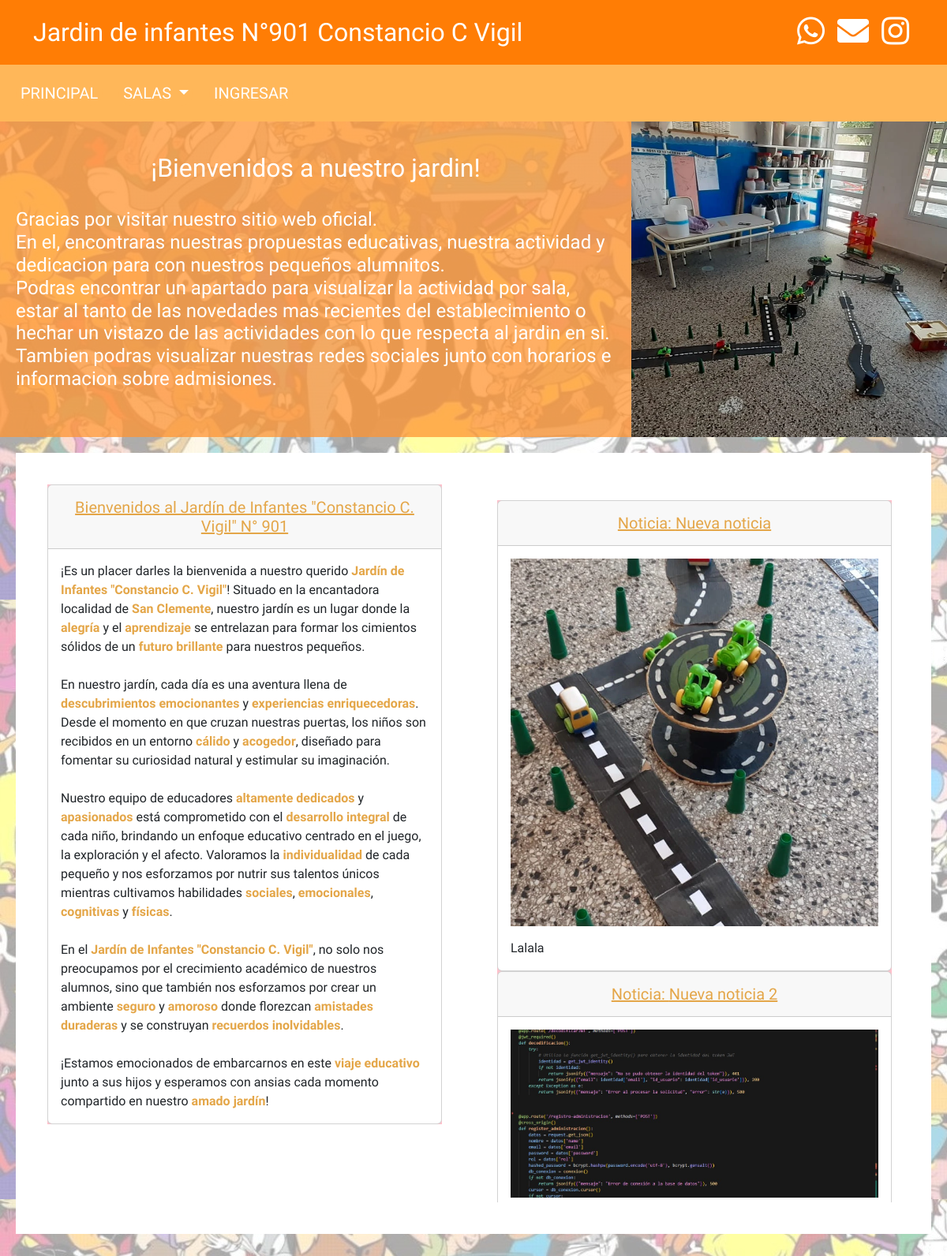
The page / on the database its author committed.
### tables this page shows
CREATE TABLE `news` (
  `ID` int(3) NOT NULL,
  `Nombre` varchar(70) NOT NULL,
  `Descripcion` text NOT NULL,
  `Imagen` varchar(255) NOT NULL,
  `ID_usuario` int(3) NOT NULL
);

### index.php (the view, shortened to what this page needs)
<?php
$conexion = new mysqli("localhost", "root", "", "jardin");
$sql = "SELECT * FROM `news` ";
$resultado2 = $conexion->query($sql);
?>
<!DOCTYPE html>
<html lang="es">
<head>
    <link rel="stylesheet" href="style.css">
    <link rel="stylesheet" href="https://cdnjs.cloudflare.com/ajax/libs/font-awesome/5.15.4/css/all.min.css">
    <link href="https://cdn.jsdelivr.net/npm/bootstrap@5.3.3/dist/css/bootstrap.min.css" rel="stylesheet">
</head>
<body>
  <header class="container-fluid">
    <div class="container d-flex justify-content-between align-items-center">
        <h2 class="m-0">Jardin de infantes N°901 Constancio C Vigil</h2>
        <div>
          <a href="https://wa.me/02252520417" target="_blank"><button class="net m-0"><i class="fab fa-whatsapp"></i></button></a>
          <a href="mailto:ji901lacosta@gmail.com"><button class="net m-0"><i class="fas fa-envelope"></i></button></a>
          <a href="https://www.instagram.com/jardin901sanclemente?utm_source=ig_web_button_share_sheet&igsh=ZDNlZDc0MzIxNw==" target="_blank"><button class="net m-0"><i class="fab fa-instagram"></i></button></a>
        </div>
    </div>
  </header>
  <header class="n2 d-flex flex-wrap align-items-center">
    <a href="index.php"><button class="btn2">PRINCIPAL</button></a>
<div class="dropdown">
    <button class="btn2 dropdown-toggle" type="button" data-bs-toggle="dropdown" aria-expanded="false">
        SALAS
    </button>
</div>
    <button class="btn2" onclick="showAlert()"  class='ai'>INGRESAR</button>
  </header>
<div class="cartel d-flex justify-content-between">
<div class="text">
  <h2 class="text-center">¡Bienvenidos a nuestro jardin!</h2>
  <br>
  <h4>Gracias por visitar nuestro sitio web oficial.<br>En el, encontraras nuestras propuestas educativas, nuestra actividad y dedicacion para con nuestros pequeños alumnitos.<br>Podras encontrar un apartado para visualizar la actividad por sala, estar al tanto de las novedades mas recientes del establecimiento o hechar un vistazo de las actividades con lo que respecta al jardin en si.<br>
  Tambien podras visualizar nuestras redes sociales junto con horarios e informacion sobre admisiones.
  </h4>
</div>
<img src="img/R.jpg" id="image" class="kids" width="400px">
</div>
<div class="white d-flex justify-content-between align-items-start">
<div class="carter">
  <div class="card text-center-left">
    <div class="card-header">
      <h5 class="proof text-center m-2">Bienvenidos al Jardín de Infantes "Constancio C. Vigil" N° 901</h5>
    </div>
    <div class="card-body">
      <p class="card-text">
        ¡Es un placer darles la bienvenida a nuestro querido <b>Jardín de Infantes "Constancio C. Vigil"</b>! Situado en la encantadora localidad de <b>San Clemente</b>, nuestro jardín es un lugar donde la <b>alegría</b> y el <b>aprendizaje</b> se entrelazan para formar los cimientos sólidos de un <b>futuro brillante</b> para nuestros pequeños.
        <br><br>
        En nuestro jardín, cada día es una aventura llena de <b>descubrimientos emocionantes</b> y <b>experiencias enriquecedoras</b>. Desde el momento en que cruzan nuestras puertas, los niños son recibidos en un entorno <b>cálido</b> y <b>acogedor</b>, diseñado para fomentar su curiosidad natural y estimular su imaginación.
        <br><br>
        Nuestro equipo de educadores <b>altamente dedicados</b> y <b>apasionados</b> está comprometido con el <b>desarrollo integral</b> de cada niño, brindando un enfoque educativo centrado en el juego, la exploración y el afecto. Valoramos la <b>individualidad</b> de cada pequeño y nos esforzamos por nutrir sus talentos únicos mientras cultivamos habilidades <b>sociales</b>, <b>emocionales</b>, <b>cognitivas</b> y <b>físicas</b>.
        <br><br>
        En el <b>Jardín de Infantes "Constancio C. Vigil"</b>, no solo nos preocupamos por el crecimiento académico de nuestros alumnos, sino que también nos esforzamos por crear un ambiente <b>seguro</b> y <b>amoroso</b> donde florezcan <b>amistades duraderas</b> y se construyan <b>recuerdos inolvidables</b>.
        <br><br>
        ¡Estamos emocionados de embarcarnos en este <b>viaje educativo</b> junto a sus hijos y esperamos con ansias cada momento compartido en nuestro <b>amado jardín</b>!
      </p>
    </div>
  </div>
</div>
<div class="notify">
<?php
if ($resultado2->num_rows > 0) {
    while ($fila = $resultado2->fetch_assoc()) {
        ?>
        <div class="carter">
            <div class="card text-center-left">
                <div class="card-header">
                    <h5 class="proof text-center m-2">Noticia: <?php echo $fila['Nombre']; ?></h5>
                </div>
                <div class="card-body">
                    <img src="<?php echo $fila['Imagen']; ?>" alt="<?php echo $fila['Nombre']; ?>" class="img-fluid mb-3">
                    <p class="card-text">
                        <?php echo $fila['Descripcion']; ?>
                    </p>
                </div>
            </div>
        </div>
        <?php
    }
} else {
    echo "No se encontraron noticias.";
}
?>
</div>
</div>
</body>
</html>

### style.css (style rules this page uses)
body { margin: 0; padding: 0; background-image: url('img/dibujos.jpeg'); }
header { background-color:#FF7D05; color:white; font-family:"Questrial", sans-serif; padding:10px; }
button { background-color:#FF7D05; color:white; border:none; }
.n2 { background-color:#FFB759; }
.btn2 { background-color:#FFB759; margin:10px; font-size:20px; border-radius:20px; transition: background-color 0.3s ease, transform 0.2s ease; }
a { color:white; text-decoration: none; }
.net { font-size:40px; border:none; color:white; }
.cartel { background-color: rgba(255, 149, 50, 0.75); color:white; font-family:"Questrial", sans-serif; }
.text { margin-top:20px; padding: 20px; max-width:850px; }
b { color:#E4A648; }
.kids { max-width: 100%; height: auto; }
.white { background-color: white; margin:20px; padding:40px; }
.carter { max-width: 500px; background-color:pink; }
.proof { color:#E4A648; font-family:"Questrial", sans-serif; text-decoration: underline; }
.notify { max-width:650px; }

### index.php (style rules this page uses)
* { font-family:'Questrial'; }
.notify { margin-top:10px; max-width:1000px; max-height: 900px; overflow-y: auto; padding: 10px; }

### rows shown on the page
news: Nombre "Nueva noticia", Imagen (picture), Descripcion "Lalala"
news: Nombre "Nueva noticia 2", Imagen (picture)
